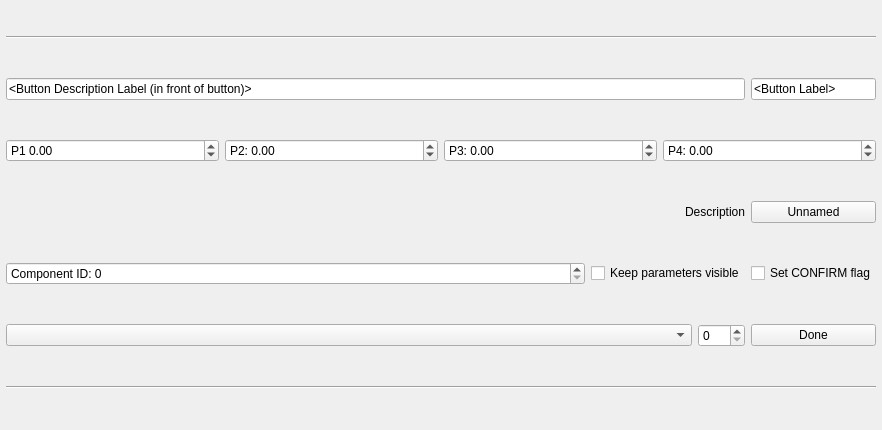
<?xml version="1.0" encoding="UTF-8"?>
<ui version="4.0">
 <class>QGCCommandButton</class>
 <widget class="QWidget" name="QGCCommandButton">
  <property name="geometry">
   <rect>
    <x>0</x>
    <y>0</y>
    <width>882</width>
    <height>430</height>
   </rect>
  </property>
  <property name="windowTitle">
   <string>Form</string>
  </property>
  <layout class="QGridLayout" name="gridLayout" columnstretch="100,0,0,0,0">
   <property name="leftMargin">
    <number>6</number>
   </property>
   <property name="topMargin">
    <number>3</number>
   </property>
   <property name="rightMargin">
    <number>6</number>
   </property>
   <property name="bottomMargin">
    <number>3</number>
   </property>
   <item row="7" column="0" colspan="3">
    <widget class="QComboBox" name="editCommandComboBox"/>
   </item>
   <item row="7" column="4">
    <widget class="QPushButton" name="editFinishButton">
     <property name="text">
      <string>Done</string>
     </property>
    </widget>
   </item>
   <item row="2" column="4">
    <widget class="QLineEdit" name="editButtonName">
     <property name="text">
      <string>&lt;Button Label&gt;</string>
     </property>
    </widget>
   </item>
   <item row="4" column="4">
    <widget class="QPushButton" name="commandButton">
     <property name="minimumSize">
      <size>
       <width>60</width>
       <height>0</height>
      </size>
     </property>
     <property name="text">
      <string>Unnamed</string>
     </property>
    </widget>
   </item>
   <item row="3" column="0" colspan="5">
    <layout class="QHBoxLayout" name="horizontalLayout">
     <item>
      <widget class="QDoubleSpinBox" name="editParam1SpinBox">
       <property name="toolTip">
        <string>PARAM1 Value as defined in MAV_CMD list</string>
       </property>
       <property name="statusTip">
        <string>PARAM1 Value as defined in MAV_CMD list</string>
       </property>
       <property name="prefix">
        <string>P1 </string>
       </property>
       <property name="minimum">
        <double>-2147483647.000000000000000</double>
       </property>
       <property name="maximum">
        <double>2147483647.000000000000000</double>
       </property>
      </widget>
     </item>
     <item>
      <widget class="QDoubleSpinBox" name="editParam2SpinBox">
       <property name="toolTip">
        <string>PARAM2 Value as defined in MAV_CMD list</string>
       </property>
       <property name="statusTip">
        <string>PARAM2 Value as defined in MAV_CMD list</string>
       </property>
       <property name="prefix">
        <string>P2: </string>
       </property>
       <property name="minimum">
        <double>-2147483647.000000000000000</double>
       </property>
       <property name="value">
        <double>0.000000000000000</double>
       </property>
      </widget>
     </item>
     <item>
      <widget class="QDoubleSpinBox" name="editParam3SpinBox">
       <property name="toolTip">
        <string>PARAM3 Value as defined in MAV_CMD list</string>
       </property>
       <property name="statusTip">
        <string>PARAM3 Value as defined in MAV_CMD list</string>
       </property>
       <property name="prefix">
        <string>P3: </string>
       </property>
       <property name="minimum">
        <double>-2147483647.000000000000000</double>
       </property>
       <property name="maximum">
        <double>2147483647.000000000000000</double>
       </property>
      </widget>
     </item>
     <item>
      <widget class="QDoubleSpinBox" name="editParam4SpinBox">
       <property name="toolTip">
        <string>PARAM4 Value as defined in MAV_CMD list</string>
       </property>
       <property name="statusTip">
        <string>PARAM4 Value as defined in MAV_CMD list</string>
       </property>
       <property name="prefix">
        <string>P4: </string>
       </property>
       <property name="minimum">
        <double>-2147483647.000000000000000</double>
       </property>
       <property name="maximum">
        <double>2147483647.000000000000000</double>
       </property>
      </widget>
     </item>
    </layout>
   </item>
   <item row="6" column="1" colspan="3">
    <widget class="QCheckBox" name="editParamsVisibleCheckBox">
     <property name="text">
      <string>Keep parameters visible</string>
     </property>
    </widget>
   </item>
   <item row="1" column="0" colspan="5">
    <widget class="Line" name="editLine1">
     <property name="minimumSize">
      <size>
       <width>0</width>
       <height>0</height>
      </size>
     </property>
     <property name="orientation">
      <enum>Qt::Horizontal</enum>
     </property>
    </widget>
   </item>
   <item row="8" column="0" colspan="5">
    <widget class="Line" name="editLine2">
     <property name="minimumSize">
      <size>
       <width>0</width>
       <height>0</height>
      </size>
     </property>
     <property name="orientation">
      <enum>Qt::Horizontal</enum>
     </property>
    </widget>
   </item>
   <item row="6" column="0">
    <widget class="QSpinBox" name="editComponentSpinBox">
     <property name="prefix">
      <string>Component ID: </string>
     </property>
     <property name="minimum">
      <number>0</number>
     </property>
     <property name="maximum">
      <number>255</number>
     </property>
    </widget>
   </item>
   <item row="2" column="0" colspan="4">
    <widget class="QLineEdit" name="editNameLabel">
     <property name="text">
      <string>&lt;Button Description Label (in front of button)&gt;</string>
     </property>
    </widget>
   </item>
   <item row="4" column="0" colspan="4">
    <widget class="QLabel" name="nameLabel">
     <property name="minimumSize">
      <size>
       <width>50</width>
       <height>0</height>
      </size>
     </property>
     <property name="text">
      <string>Description</string>
     </property>
     <property name="alignment">
      <set>Qt::AlignRight|Qt::AlignTrailing|Qt::AlignVCenter</set>
     </property>
    </widget>
   </item>
   <item row="7" column="3">
    <widget class="QSpinBox" name="editCommandIdSpinBox">
     <property name="maximum">
      <number>255</number>
     </property>
    </widget>
   </item>
   <item row="6" column="4">
    <widget class="QCheckBox" name="editConfirmationCheckBox">
     <property name="toolTip">
      <string>Set the confirm flag for this button. Some commands require that first one command is sent without confirm flag and then a second, equal command with confirm flag. This ensures safety.</string>
     </property>
     <property name="text">
      <string>Set CONFIRM flag</string>
     </property>
    </widget>
   </item>
  </layout>
 </widget>
 <resources/>
 <connections>
  <connection>
   <sender>editNameLabel</sender>
   <signal>textChanged(QString)</signal>
   <receiver>nameLabel</receiver>
   <slot>setText(QString)</slot>
   <hints>
    <hint type="sourcelabel">
     <x>114</x>
     <y>22</y>
    </hint>
    <hint type="destinationlabel">
     <x>114</x>
     <y>55</y>
    </hint>
   </hints>
  </connection>
 </connections>
</ui>
